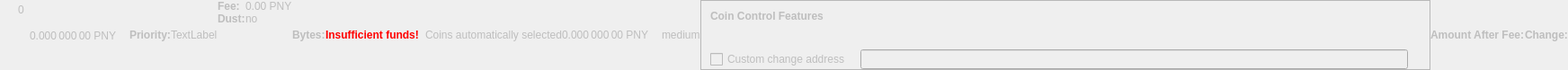
    <widget class="QWidget" name="dummyHideWidget" native="true">
     <property name="enabled">
      <bool>false</bool>
     </property>
     <property name="maximumSize">
      <size>
       <width>100</width>
       <height>22</height>
      </size>
     </property>
     <layout class="QHBoxLayout" name="dummyHideLayout">
      <property name="spacing">
       <number>0</number>
      </property>
      <property name="leftMargin">
       <number>0</number>
      </property>
      <property name="topMargin">
       <number>0</number>
      </property>
      <property name="rightMargin">
       <number>0</number>
      </property>
      <property name="bottomMargin">
       <number>0</number>
      </property>
      <item>
       <layout class="QFormLayout" name="formLayoutCoinControl1">
        <property name="horizontalSpacing">
         <number>10</number>
        </property>
        <property name="verticalSpacing">
         <number>14</number>
        </property>
        <property name="leftMargin">
         <number>10</number>
        </property>
        <property name="topMargin">
         <number>4</number>
        </property>
        <property name="rightMargin">
         <number>6</number>
        </property>
        <item row="0" column="1">
         <widget class="QLabel" name="labelCoinControlBytes">
          <property name="cursor">
           <cursorShape>IBeamCursor</cursorShape>
          </property>
          <property name="contextMenuPolicy">
           <enum>Qt::ActionsContextMenu</enum>
          </property>
          <property name="text">
           <string notr="true">0</string>
          </property>
          <property name="textInteractionFlags">
           <set>Qt::LinksAccessibleByMouse|Qt::TextSelectableByKeyboard|Qt::TextSelectableByMouse</set>
          </property>
         </widget>
        </item>
       </layout>
      </item>
      <item>
       <widget class="QLabel" name="labelCoinControlAfterFee">
        <property name="enabled">
         <bool>false</bool>
        </property>
        <property name="sizePolicy">
         <sizepolicy hsizetype="Fixed" vsizetype="Fixed">
          <horstretch>0</horstretch>
          <verstretch>0</verstretch>
         </sizepolicy>
        </property>
        <property name="minimumSize">
         <size>
          <width>111</width>
          <height>12</height>
         </size>
        </property>
        <property name="maximumSize">
         <size>
          <width>111</width>
          <height>12</height>
         </size>
        </property>
        <property name="cursor">
         <cursorShape>IBeamCursor</cursorShape>
        </property>
        <property name="contextMenuPolicy">
         <enum>Qt::ActionsContextMenu</enum>
        </property>
        <property name="text">
         <string notr="true">0.000 000 00 PNY</string>
        </property>
        <property name="textInteractionFlags">
         <set>Qt::LinksAccessibleByMouse|Qt::TextSelectableByKeyboard|Qt::TextSelectableByMouse</set>
        </property>
       </widget>
      </item>
      <item>
       <widget class="QLabel" name="labelCoinControlPriorityText">
        <property name="enabled">
         <bool>false</bool>
        </property>
        <property name="font">
         <font>
          <weight>75</weight>
          <bold>true</bold>
         </font>
        </property>
        <property name="text">
         <string>Priority:</string>
        </property>
       </widget>
      </item>
      <item>
       <layout class="QHBoxLayout" name="horizontalLayout">
        <item>
         <widget class="QLabel" name="WarningLabel">
          <property name="text">
           <string>TextLabel</string>
          </property>
         </widget>
        </item>
       </layout>
      </item>
      <item>
       <layout class="QFormLayout" name="formLayoutCoinControl3">
        <property name="horizontalSpacing">
         <number>0</number>
        </property>
        <property name="verticalSpacing">
         <number>0</number>
        </property>
        <property name="leftMargin">
         <number>0</number>
        </property>
        <property name="topMargin">
         <number>0</number>
        </property>
        <property name="rightMargin">
         <number>0</number>
        </property>
        <item row="0" column="0">
         <widget class="QLabel" name="labelCoinControlFeeText">
          <property name="enabled">
           <bool>false</bool>
          </property>
          <property name="font">
           <font>
            <weight>75</weight>
            <bold>true</bold>
           </font>
          </property>
          <property name="text">
           <string>Fee:</string>
          </property>
          <property name="margin">
           <number>0</number>
          </property>
         </widget>
        </item>
        <item row="0" column="1">
         <widget class="QLabel" name="labelCoinControlFee">
          <property name="enabled">
           <bool>false</bool>
          </property>
          <property name="cursor">
           <cursorShape>IBeamCursor</cursorShape>
          </property>
          <property name="contextMenuPolicy">
           <enum>Qt::ActionsContextMenu</enum>
          </property>
          <property name="text">
           <string notr="true">0.00 PNY</string>
          </property>
          <property name="textInteractionFlags">
           <set>Qt::LinksAccessibleByMouse|Qt::TextSelectableByKeyboard|Qt::TextSelectableByMouse</set>
          </property>
         </widget>
        </item>
        <item row="1" column="0">
         <widget class="QLabel" name="labelCoinControlLowOutputText">
          <property name="enabled">
           <bool>false</bool>
          </property>
          <property name="font">
           <font>
            <weight>75</weight>
            <bold>true</bold>
           </font>
          </property>
          <property name="text">
           <string>Dust:</string>
          </property>
         </widget>
        </item>
        <item row="1" column="1">
         <widget class="QLabel" name="labelCoinControlLowOutput">
          <property name="enabled">
           <bool>false</bool>
          </property>
          <property name="cursor">
           <cursorShape>IBeamCursor</cursorShape>
          </property>
          <property name="contextMenuPolicy">
           <enum>Qt::ActionsContextMenu</enum>
          </property>
          <property name="text">
           <string>no</string>
          </property>
          <property name="textInteractionFlags">
           <set>Qt::LinksAccessibleByMouse|Qt::TextSelectableByKeyboard|Qt::TextSelectableByMouse</set>
          </property>
         </widget>
        </item>
       </layout>
      </item>
      <item>
       <widget class="QLabel" name="labelCoinControlBytesText">
        <property name="enabled">
         <bool>false</bool>
        </property>
        <property name="font">
         <font>
          <weight>75</weight>
          <bold>true</bold>
         </font>
        </property>
        <property name="text">
         <string>Bytes:</string>
        </property>
       </widget>
      </item>
      <item>
       <layout class="QFormLayout" name="formLayoutCoinControl2">
        <property name="horizontalSpacing">
         <number>0</number>
        </property>
        <property name="verticalSpacing">
         <number>0</number>
        </property>
        <property name="leftMargin">
         <number>0</number>
        </property>
        <property name="topMargin">
         <number>0</number>
        </property>
        <property name="rightMargin">
         <number>0</number>
        </property>
       </layout>
      </item>
      <item>
       <layout class="QHBoxLayout" name="horizontalLayoutCoinControl2">
        <property name="spacing">
         <number>0</number>
        </property>
        <property name="bottomMargin">
         <number>0</number>
        </property>
       </layout>
      </item>
      <item>
       <widget class="QLabel" name="labelCoinControlInsuffFunds">
        <property name="enabled">
         <bool>false</bool>
        </property>
        <property name="minimumSize">
         <size>
          <width>0</width>
          <height>0</height>
         </size>
        </property>
        <property name="font">
         <font>
          <weight>75</weight>
          <bold>true</bold>
         </font>
        </property>
        <property name="styleSheet">
         <string notr="true">color:red;font-weight:bold;</string>
        </property>
        <property name="text">
         <string>Insufficient funds!</string>
        </property>
        <property name="margin">
         <number>5</number>
        </property>
       </widget>
      </item>
      <item>
       <layout class="QFormLayout" name="formLayoutCoinControl4">
        <property name="horizontalSpacing">
         <number>0</number>
        </property>
        <property name="verticalSpacing">
         <number>0</number>
        </property>
        <property name="leftMargin">
         <number>0</number>
        </property>
        <property name="topMargin">
         <number>0</number>
        </property>
        <property name="rightMargin">
         <number>0</number>
        </property>
       </layout>
      </item>
      <item>
       <widget class="QLabel" name="labelCoinControlChangeLabel">
        <property name="enabled">
         <bool>false</bool>
        </property>
        <property name="sizePolicy">
         <sizepolicy hsizetype="Preferred" vsizetype="Expanding">
          <horstretch>0</horstretch>
          <verstretch>0</verstretch>
         </sizepolicy>
        </property>
        <property name="minimumSize">
         <size>
          <width>0</width>
          <height>0</height>
         </size>
        </property>
        <property name="text">
         <string/>
        </property>
        <property name="margin">
         <number>3</number>
        </property>
       </widget>
      </item>
      <item>
       <widget class="QLabel" name="labelCoinControlAutomaticallySelected">
        <property name="enabled">
         <bool>false</bool>
        </property>
        <property name="sizePolicy">
         <sizepolicy hsizetype="Fixed" vsizetype="Fixed">
          <horstretch>0</horstretch>
          <verstretch>0</verstretch>
         </sizepolicy>
        </property>
        <property name="minimumSize">
         <size>
          <width>0</width>
          <height>0</height>
         </size>
        </property>
        <property name="maximumSize">
         <size>
          <width>240</width>
          <height>16777215</height>
         </size>
        </property>
        <property name="text">
         <string>Coins automatically selected</string>
        </property>
        <property name="margin">
         <number>5</number>
        </property>
       </widget>
      </item>
      <item>
       <widget class="QLabel" name="labelCoinControlChange">
        <property name="enabled">
         <bool>false</bool>
        </property>
        <property name="sizePolicy">
         <sizepolicy hsizetype="Fixed" vsizetype="Fixed">
          <horstretch>0</horstretch>
          <verstretch>0</verstretch>
         </sizepolicy>
        </property>
        <property name="minimumSize">
         <size>
          <width>111</width>
          <height>0</height>
         </size>
        </property>
        <property name="maximumSize">
         <size>
          <width>111</width>
          <height>16777215</height>
         </size>
        </property>
        <property name="cursor">
         <cursorShape>IBeamCursor</cursorShape>
        </property>
        <property name="contextMenuPolicy">
         <enum>Qt::ActionsContextMenu</enum>
        </property>
        <property name="text">
         <string notr="true">0.000 000 00 PNY</string>
        </property>
        <property name="textInteractionFlags">
         <set>Qt::LinksAccessibleByMouse|Qt::TextSelectableByKeyboard|Qt::TextSelectableByMouse</set>
        </property>
       </widget>
      </item>
      <item>
       <widget class="QLabel" name="labelCoinControlPriority">
        <property name="enabled">
         <bool>false</bool>
        </property>
        <property name="cursor">
         <cursorShape>IBeamCursor</cursorShape>
        </property>
        <property name="contextMenuPolicy">
         <enum>Qt::ActionsContextMenu</enum>
        </property>
        <property name="text">
         <string>medium</string>
        </property>
        <property name="textInteractionFlags">
         <set>Qt::LinksAccessibleByMouse|Qt::TextSelectableByKeyboard|Qt::TextSelectableByMouse</set>
        </property>
       </widget>
      </item>
      <item>
       <widget class="QFrame" name="frameCoinControl">
        <property name="sizePolicy">
         <sizepolicy hsizetype="Expanding" vsizetype="Expanding">
          <horstretch>0</horstretch>
          <verstretch>0</verstretch>
         </sizepolicy>
        </property>
        <property name="maximumSize">
         <size>
          <width>16777215</width>
          <height>16777215</height>
         </size>
        </property>
        <property name="frameShape">
         <enum>QFrame::StyledPanel</enum>
        </property>
        <property name="frameShadow">
         <enum>QFrame::Sunken</enum>
        </property>
        <layout class="QVBoxLayout" name="verticalLayoutCoinControl2_2">
         <property name="spacing">
          <number>0</number>
         </property>
         <property name="leftMargin">
          <number>0</number>
         </property>
         <property name="topMargin">
          <number>0</number>
         </property>
         <property name="rightMargin">
          <number>0</number>
         </property>
         <property name="bottomMargin">
          <number>0</number>
         </property>
         <item>
          <layout class="QVBoxLayout" name="verticalLayoutCoinControl" stretch="0,0,0,1">
           <property name="spacing">
            <number>0</number>
           </property>
           <property name="leftMargin">
            <number>10</number>
           </property>
           <property name="topMargin">
            <number>10</number>
           </property>
           <item>
            <layout class="QHBoxLayout" name="horizontalLayoutCoinControl1">
             <property name="bottomMargin">
              <number>15</number>
             </property>
             <item>
              <widget class="QLabel" name="labelCoinControlFeatures">
               <property name="enabled">
                <bool>false</bool>
               </property>
               <property name="sizePolicy">
                <sizepolicy hsizetype="Preferred" vsizetype="Maximum">
                 <horstretch>0</horstretch>
                 <verstretch>0</verstretch>
                </sizepolicy>
               </property>
               <property name="font">
                <font>
                 <weight>75</weight>
                 <bold>true</bold>
                </font>
               </property>
               <property name="styleSheet">
                <string notr="true">font-weight:bold;</string>
               </property>
               <property name="text">
                <string>Coin Control Features</string>
               </property>
              </widget>
             </item>
            </layout>
           </item>
           <item>
            <widget class="QWidget" name="widgetCoinControl" native="true">
             <property name="sizePolicy">
              <sizepolicy hsizetype="Preferred" vsizetype="Preferred">
               <horstretch>0</horstretch>
               <verstretch>0</verstretch>
              </sizepolicy>
             </property>
             <property name="minimumSize">
              <size>
               <width>0</width>
               <height>0</height>
              </size>
             </property>
             <property name="styleSheet">
              <string notr="true"/>
             </property>
             <layout class="QHBoxLayout" name="horizontalLayoutCoinControl5_2">
              <property name="leftMargin">
               <number>0</number>
              </property>
              <property name="topMargin">
               <number>0</number>
              </property>
              <property name="rightMargin">
               <number>0</number>
              </property>
              <property name="bottomMargin">
               <number>0</number>
              </property>
              <item>
               <layout class="QHBoxLayout" name="horizontalLayoutCoinControl3">
                <property name="spacing">
                 <number>20</number>
                </property>
                <property name="topMargin">
                 <number>0</number>
                </property>
                <property name="bottomMargin">
                 <number>10</number>
                </property>
               </layout>
              </item>
             </layout>
            </widget>
           </item>
           <item>
            <layout class="QHBoxLayout" name="horizontalLayoutCoinControl4" stretch="0,0,0">
             <property name="spacing">
              <number>12</number>
             </property>
             <property name="sizeConstraint">
              <enum>QLayout::SetDefaultConstraint</enum>
             </property>
             <property name="topMargin">
              <number>5</number>
             </property>
             <property name="rightMargin">
              <number>5</number>
             </property>
             <item>
              <widget class="QCheckBox" name="checkBoxCoinControlChange">
               <property name="enabled">
                <bool>false</bool>
               </property>
               <property name="toolTip">
                <string>If this is activated, but the change address is empty or invalid, change will be sent to a newly generated address.</string>
               </property>
               <property name="text">
                <string>Custom change address</string>
               </property>
              </widget>
             </item>
             <item>
              <widget class="QValidatedLineEdit" name="lineEditCoinControlChange">
               <property name="enabled">
                <bool>false</bool>
               </property>
               <property name="sizePolicy">
                <sizepolicy hsizetype="Expanding" vsizetype="Fixed">
                 <horstretch>0</horstretch>
                 <verstretch>0</verstretch>
                </sizepolicy>
               </property>
              </widget>
             </item>
             <item>
              <widget class="QLabel" name="labelCoinControlChangeLabel_2">
               <property name="sizePolicy">
                <sizepolicy hsizetype="Preferred" vsizetype="Expanding">
                 <horstretch>0</horstretch>
                 <verstretch>0</verstretch>
                </sizepolicy>
               </property>
               <property name="minimumSize">
                <size>
                 <width>0</width>
                 <height>0</height>
                </size>
               </property>
               <property name="text">
                <string/>
               </property>
               <property name="margin">
                <number>3</number>
               </property>
              </widget>
             </item>
            </layout>
           </item>
           <item>
            <spacer name="verticalSpacerCoinControl">
             <property name="orientation">
              <enum>Qt::Vertical</enum>
             </property>
             <property name="sizeHint" stdset="0">
              <size>
               <width>800</width>
               <height>1</height>
              </size>
             </property>
            </spacer>
           </item>
          </layout>
         </item>
        </layout>
       </widget>
      </item>
      <item>
       <widget class="QLabel" name="labelCoinControlAfterFeeText">
        <property name="enabled">
         <bool>false</bool>
        </property>
        <property name="minimumSize">
         <size>
          <width>0</width>
          <height>0</height>
         </size>
        </property>
        <property name="maximumSize">
         <size>
          <width>16777215</width>
          <height>16777215</height>
         </size>
        </property>
        <property name="font">
         <font>
          <weight>75</weight>
          <bold>true</bold>
         </font>
        </property>
        <property name="text">
         <string>Amount After Fee:</string>
        </property>
        <property name="alignment">
         <set>Qt::AlignLeading|Qt::AlignLeft|Qt::AlignVCenter</set>
        </property>
        <property name="margin">
         <number>0</number>
        </property>
       </widget>
      </item>
      <item>
       <widget class="QLabel" name="labelCoinControlChangeText">
        <property name="enabled">
         <bool>false</bool>
        </property>
        <property name="sizePolicy">
         <sizepolicy hsizetype="Preferred" vsizetype="Preferred">
          <horstretch>0</horstretch>
          <verstretch>0</verstretch>
         </sizepolicy>
        </property>
        <property name="minimumSize">
         <size>
          <width>0</width>
          <height>0</height>
         </size>
        </property>
        <property name="maximumSize">
         <size>
          <width>16777215</width>
          <height>16777215</height>
         </size>
        </property>
        <property name="font">
         <font>
          <weight>75</weight>
          <bold>true</bold>
         </font>
        </property>
        <property name="text">
         <string>Change:</string>
        </property>
        <property name="alignment">
         <set>Qt::AlignLeading|Qt::AlignLeft|Qt::AlignVCenter</set>
        </property>
       </widget>
      </item>
     </layout>
    </widget>
